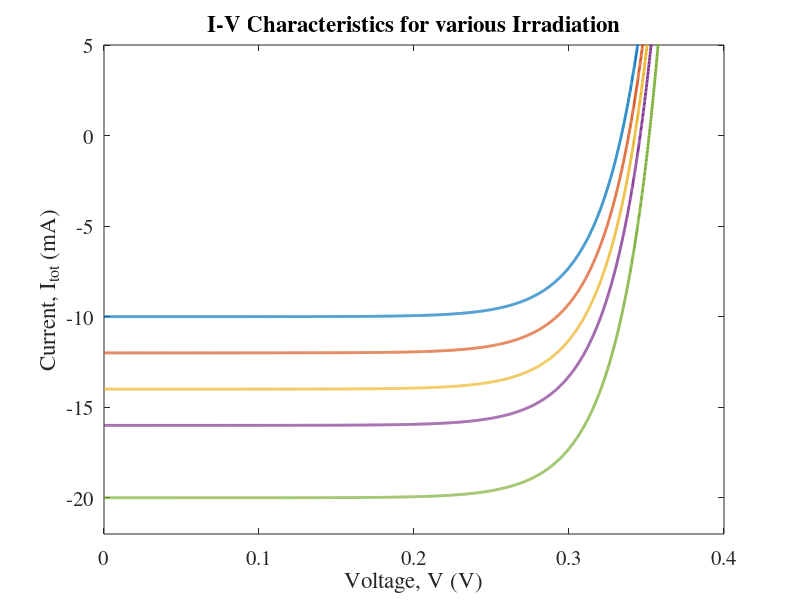

Here is the MATLAB script that generated this plot: (Note: this script raises an error after producing the figure.)
clc;
clearvars;
close all;

set(0, 'DefaultAxesFontName', 'Times');
set(0, 'DefaultAxesFontSize', 15);
%% Parameters
e = 1.6e-19;          % Elementary charge (C)
T = 300;              % Operating temperature (K)
Io = 25e-9;          % Dark saturation current (A)
kb = 1.38e-23;       % Boltzmann constant (J/K)

% Define solar cell characteristics
K = 10e-3/500;       % Conversion factor relating irradiance to photocurrent
Irr = [500 600 700 800 1000];    % Different irradiance levels (W/m²)
n = 1;               % Ideality factor for ideal diode behavior
V = 0:0.0001:0.4;    % Voltage range for analysis
area = 1e-2*1e-2;    % Cell area (m²)
Iph = K*Irr;         % Photocurrent for each irradiance level
%% I-V Characteristics

figure(1)
% Initialize arrays to store key parameters for each irradiance level
V_oc = zeros(1,length(Iph));     % Open circuit voltage
I_sc = zeros(1,length(Iph));     % Short circuit current
P_max = zeros(1,length(Iph));    % Maximum power
R_opt = zeros(1,length(Iph));    % Optimal load resistance
FF = zeros(1,length(Iph));       % Fill factor

for i = 1:length(Iph)

    I_total = -Iph(i) + Io.*(exp((e.*V)./(n.*kb*T))-1);
    P = (-I_total).*V;

    V_oc(i) = V(find(I_total<=0,1,'last'));
    I_sc(i) = Iph(i);
    P_max(i) = max(P);
     % Calculate optimal load resistance at maximum power point
    R_opt(i) = abs(V(P==P_max(i))/I_total(P==P_max(i)));

    FF(i) = P_max(i)/(V_oc(i)*I_sc(i));
    % Plot I-V curve for this irradiance
    plot(V,I_total*1e3,'linewidth',2);
    hold on;

end

xlabel('Voltage, V (V)');
ylabel('Current, I_{tot} (mA)');
title("I-V Characteristics for various Irradiation");
ylim([-22 5]);
legend(num2str(Irr(:))+ " Wm^{-2}","Location","best");
legend box off;
saveas(gcf, 'C:\SPB_Data\EEE460_Jan2024_byakc\EXP5_BYAKC\reportprepare\task2_IV_Charac_various_irridation_SiSolarCell.png');
%% Voc vs n

figure(2)
plot(Irr,V_oc,'linewidth',2);

xlabel('Solar Irradiation, I (Wm^{-2})')
ylabel('Open Circuit Voltage, V_{oc} (V)')
% grid minor;
title("V_{oc} vs Solar Irradiation")
saveas(gcf, 'C:\SPB_Data\EEE460_Jan2024_byakc\EXP5_BYAKC\reportprepare\task2_VocvsSolar_Irridance_SiSolarCell.png');

%% Isc vs n

figure(3)
plot(Irr,-I_sc*1e3,'linewidth',2);

xlabel('Solar Irradiation, I (Wm^{-2})')
ylabel('Short Circuit Current, I_{sc} (mA)')
% grid minor;
title("I_{sc} vs Solar Irradiation of Si Solar Cell")
saveas(gcf, 'C:\SPB_Data\EEE460_Jan2024_byakc\EXP5_BYAKC\reportprepare\task2_IscvsSolar_Irridance_SiSolarCell.png');
%%

figure(4)
plot(Irr,P_max*1e3,'^-','linewidth',2);

xlabel('Solar Irradiation, I (Wm^{-2})')
ylabel('P_{max} (mW)')
% grid minor;
title("P_{max} vs Solar Irradiation of Si Solar Cell")
saveas(gcf, 'C:\SPB_Data\EEE460_Jan2024_byakc\EXP5_BYAKC\reportprepare\task2_PmaxvsSolar_Irridance_SiSolarCell.png');

% Calculate deviation of power from linearity
p_new = zeros(1,length(Irr));
for j = 1:length(Irr)
    % Create arrays for interpolation
    p_array = linspace(P_max(1),P_max(end),100001);
    I_array = linspace(Irr(1),Irr(end),100001);
    % Find interpolated power value
    p_new(j) =  p_array(I_array==Irr(j));
end
% Calculate normalized deviation from linear behavior
dev =  sqrt(sum(abs(p_new-P_max).^2));
deviation = dev/(P_max(end)-P_max(1));
fprintf("deviation = %.4f \n", deviation)

%%

figure(5)
plot(Irr,R_opt,'linewidth',2);
xlabel('Solar Irradiation, I (Wm^{-2})')
ylabel('Optimum R_{load} (\Omega)')
% grid minor;
title("R_{load} vs Solar Irradiance of Si Solar Cell")
saveas(gcf, 'C:\SPB_Data\EEE460_Jan2024_byakc\EXP5_BYAKC\reportprepare\task2_RloadvsSolar_Irridance.png');

%%
figure(6)
plot(Irr,FF,'linewidth',2);
xlabel('Solar Irradiation, I (Wm^{-2})')
ylabel('Fill Factor, FF)');
grid minor;
title("FF vs Solar Irradiance of Si Solar Cell")
saveas(gcf, 'C:\SPB_Data\EEE460_Jan2024_byakc\EXP5_BYAKC\reportprepare\task2_FFvsSolar_Irridance_SiSolarCell.png');
